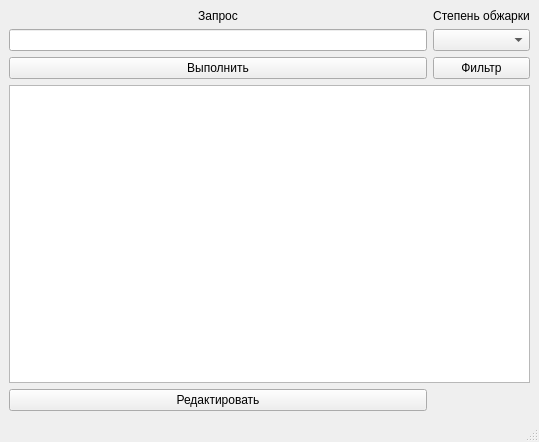
<?xml version="1.0" encoding="UTF-8"?>
<ui version="4.0">
 <class>MainWindow</class>
 <widget class="QMainWindow" name="MainWindow">
  <property name="geometry">
   <rect>
    <x>0</x>
    <y>0</y>
    <width>539</width>
    <height>442</height>
   </rect>
  </property>
  <property name="windowTitle">
   <string>MainWindow</string>
  </property>
  <widget class="QWidget" name="centralwidget">
   <layout class="QGridLayout" name="gridLayout">
    <item row="3" column="0" colspan="2">
     <widget class="QTableWidget" name="tableWidget"/>
    </item>
    <item row="0" column="1">
     <widget class="QLabel" name="label_2">
      <property name="text">
       <string>&lt;html&gt;&lt;head/&gt;&lt;body&gt;&lt;p align=&quot;center&quot;&gt;Степень обжарки&lt;/p&gt;&lt;/body&gt;&lt;/html&gt;</string>
      </property>
     </widget>
    </item>
    <item row="1" column="1">
     <widget class="QComboBox" name="comboBox"/>
    </item>
    <item row="2" column="1">
     <widget class="QPushButton" name="pushButton_2">
      <property name="text">
       <string>Фильтр</string>
      </property>
     </widget>
    </item>
    <item row="0" column="0">
     <widget class="QLabel" name="label">
      <property name="text">
       <string>&lt;html&gt;&lt;head/&gt;&lt;body&gt;&lt;p align=&quot;center&quot;&gt;Запрос&lt;/p&gt;&lt;/body&gt;&lt;/html&gt;</string>
      </property>
     </widget>
    </item>
    <item row="2" column="0">
     <widget class="QPushButton" name="pushButton">
      <property name="text">
       <string>Выполнить</string>
      </property>
     </widget>
    </item>
    <item row="1" column="0">
     <widget class="QLineEdit" name="lineEdit"/>
    </item>
    <item row="4" column="0">
     <widget class="QPushButton" name="pushButton_3">
      <property name="text">
       <string>Редактировать</string>
      </property>
     </widget>
    </item>
   </layout>
  </widget>
  <widget class="QMenuBar" name="menubar">
   <property name="geometry">
    <rect>
     <x>0</x>
     <y>0</y>
     <width>539</width>
     <height>21</height>
    </rect>
   </property>
  </widget>
  <widget class="QStatusBar" name="statusbar">
   <property name="enabled">
    <bool>false</bool>
   </property>
  </widget>
 </widget>
 <resources/>
 <connections/>
</ui>
